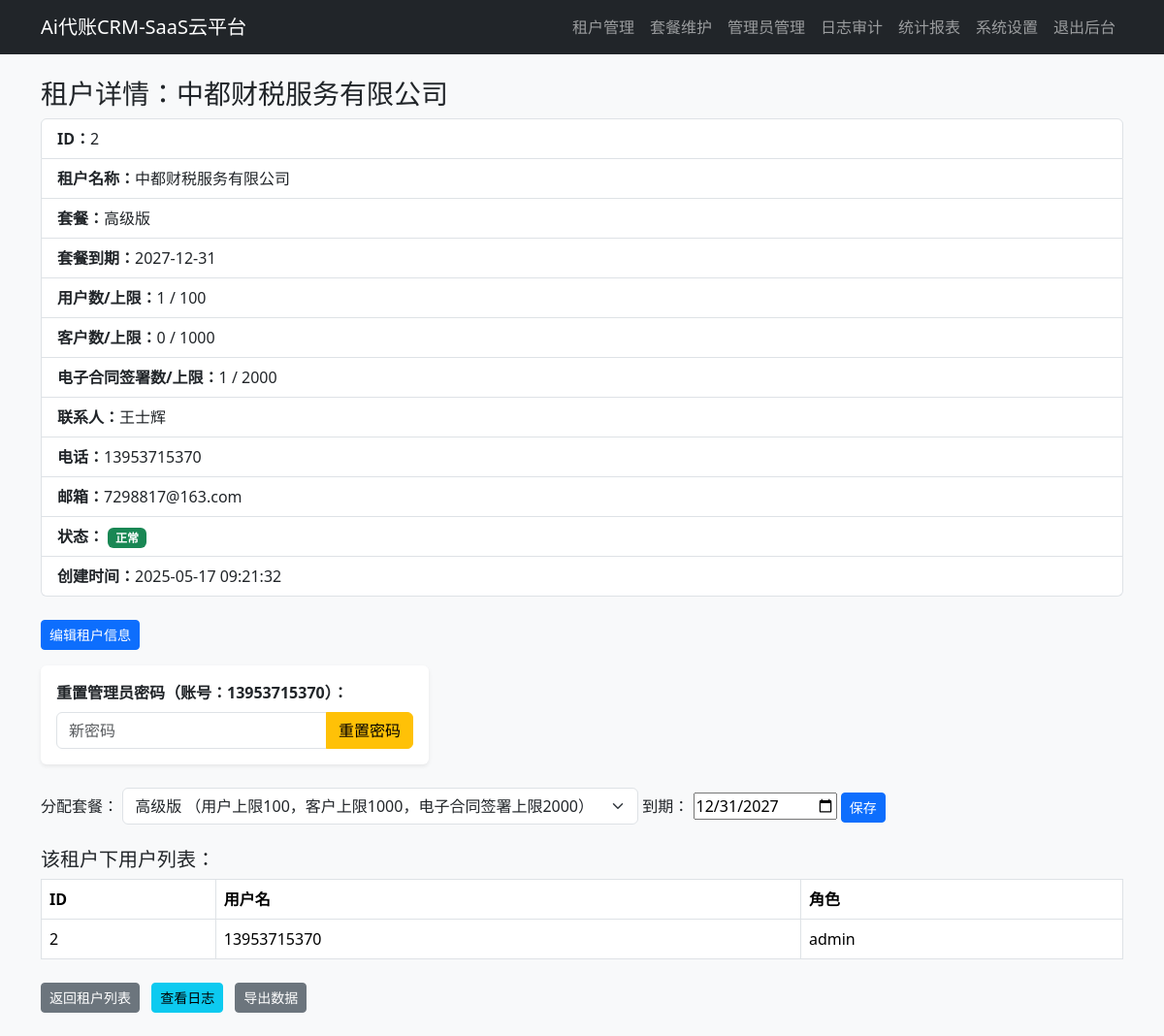
Page /platform_tenant_detail.php?id=2 (signed in) on the committed database.
### tables this page shows
CREATE TABLE `tenants` (
  `id` int(11) NOT NULL AUTO_INCREMENT,
  `name` varchar(255) NOT NULL,
  `contact_person` varchar(64) DEFAULT NULL,
  `contact_phone` varchar(32) DEFAULT NULL,
  `contact_email` varchar(128) DEFAULT NULL,
  `status` tinyint(1) DEFAULT '1',
  `is_deleted` tinyint(1) DEFAULT '0',
  `package_id` int(11) DEFAULT NULL,
  `package_expire` date DEFAULT NULL,
  `created_at` timestamp NULL DEFAULT CURRENT_TIMESTAMP,
  PRIMARY KEY (`id`),
  UNIQUE KEY `name` (`name`)
);

CREATE TABLE `tenant_packages` (
  `id` int(11) NOT NULL AUTO_INCREMENT,
  `name` varchar(32) NOT NULL,
  `max_users` int(11) DEFAULT NULL,
  `max_clients` int(11) DEFAULT NULL,
  `max_agreements` int(11) DEFAULT NULL,
  `price` decimal(10,2) DEFAULT '0.00',
  PRIMARY KEY (`id`)
);

CREATE TABLE `users` (
  `id` int(11) NOT NULL AUTO_INCREMENT,
  `tenant_id` int(11) NOT NULL,
  `username` varchar(64) NOT NULL,
  `password` varchar(255) NOT NULL,
  `role` varchar(50) DEFAULT 'user',
  PRIMARY KEY (`id`),
  UNIQUE KEY `uk_tenant_user` (`tenant_id`,`username`)
);

### public/platform_tenant_detail.php (the view, shortened to what this page needs)
<?php
require_once __DIR__.'/platform_utils.php';
$tenant_id = isset($_GET['id']) ? intval($_GET['id']) : 0;
$stmt = $db->prepare("SELECT t.*, tp.name as package_name, tp.max_users, tp.max_clients, tp.max_agreements
    FROM tenants t
    LEFT JOIN tenant_packages tp ON t.package_id=tp.id
    WHERE t.id=:id");
$stmt->bindValue(':id', $tenant_id, PDO::PARAM_INT);
$stmt->execute();
$tenant = $stmt->fetch(PDO::FETCH_ASSOC);
$stmt = $db->prepare("SELECT id, username, role FROM users WHERE tenant_id=:id");
$stmt->bindValue(':id', $tenant_id, PDO::PARAM_INT);
$stmt->execute();
$users = $stmt->fetchAll(PDO::FETCH_ASSOC);
$admin_user = null;
foreach ($users as $u) {
    if ($u['role'] === 'admin') {
        $admin_user = $u;
        break;
    }
}
$stmt = $db->prepare("SELECT COUNT(*) FROM contracts WHERE tenant_id=:tid");
$stmt->bindValue(':tid', $tenant_id, PDO::PARAM_INT);
$stmt->execute();
$client_count = $stmt->fetchColumn();
$stmt = $db->prepare("SELECT COUNT(*) FROM users WHERE tenant_id=:tid");
$stmt->bindValue(':tid', $tenant_id, PDO::PARAM_INT);
$stmt->execute();
$user_count = $stmt->fetchColumn();
$stmt = $db->prepare("SELECT COUNT(*) FROM contracts_agreement WHERE tenant_id=:tid");
$stmt->bindValue(':tid', $tenant_id, PDO::PARAM_INT);
$stmt->execute();
$agreement_count = $stmt->fetchColumn();
$pkglist = [];
try {
    $pkglist = $db->query("SELECT * FROM tenant_packages")->fetchAll(PDO::FETCH_ASSOC);
} catch(Exception $e) {
    $pkglist = [];
}
?>
<!DOCTYPE html>
<html>
<head>
    <link href="/bootstrap/css/bootstrap.min.css" rel="stylesheet">
</head>
<body class="bg-light">
<?php include('platform_navbar.php');?>
<div class="container mt-4">
    <h3>租户详情：<?=htmlspecialchars($tenant['name'])?></h3>
    <?php if(isset($_GET['edit']) && $_GET['edit']==='1'): ?>
    <form method="post" class="mb-4 bg-white p-3 rounded shadow-sm">
        <input type="hidden" name="edit_tenant" value="1">
        <div class="row g-2">
            <div class="col-md-3">
                <label class="form-label">租户名称 <span class="text-danger">*</span></label>
                <input class="form-control" name="name" value="<?=htmlspecialchars($tenant['name'])?>" required>
            </div>
            <div class="col-md-3">
                <label class="form-label">联系人</label>
                <input class="form-control" name="contact_person" value="<?=htmlspecialchars($tenant['contact_person'])?>">
            </div>
            <div class="col-md-3">
                <label class="form-label">电话</label>
                <input class="form-control" name="contact_phone" value="<?=htmlspecialchars($tenant['contact_phone'])?>">
            </div>
            <div class="col-md-3">
                <label class="form-label">邮箱</label>
                <input class="form-control" name="contact_email" value="<?=htmlspecialchars($tenant['contact_email'])?>">
            </div>
            <div class="col-md-12 mt-2">
                <button type="submit" class="btn btn-primary">保存</button>
                <a href="platform_tenant_detail.php?id=<?=$tenant_id?>" class="btn btn-secondary">取消</a>
            </div>
        </div>
    </form>
    <?php else: ?>
    <ul class="list-group mb-4">
        <li class="list-group-item"><b>ID：</b><?=htmlspecialchars($tenant['id'])?></li>
        <li class="list-group-item"><b>租户名称：</b><?=htmlspecialchars($tenant['name'])?></li>
        <li class="list-group-item"><b>套餐：</b><?=htmlspecialchars($tenant['package_name'] ?? '-')?></li>
        <li class="list-group-item"><b>套餐到期：</b><?=htmlspecialchars($tenant['package_expire'] ?? '-')?></li>
        <li class="list-group-item"><b>用户数/上限：</b><?=htmlspecialchars($user_count)?> / <?=isset($tenant['max_users']) && $tenant['max_users'] !== null ? $tenant['max_users'] : '-'?></li>
        <li class="list-group-item"><b>客户数/上限：</b><?=htmlspecialchars($client_count)?> / <?=isset($tenant['max_clients']) && $tenant['max_clients'] !== null ? $tenant['max_clients'] : '-'?></li>
        <li class="list-group-item"><b>电子合同签署数/上限：</b><?=htmlspecialchars($agreement_count)?> / <?=isset($tenant['max_agreements']) && $tenant['max_agreements'] !== null ? $tenant['max_agreements'] : '-'?></li>
        <li class="list-group-item"><b>联系人：</b><?=htmlspecialchars($tenant['contact_person'])?></li>
        <li class="list-group-item"><b>电话：</b><?=htmlspecialchars($tenant['contact_phone'])?></li>
        <li class="list-group-item"><b>邮箱：</b><?=htmlspecialchars($tenant['contact_email'])?></li>
        <li class="list-group-item"><b>状态：</b>
            <?php if(!empty($tenant['status'])): ?>
                <span class="badge bg-success">正常</span>
            <?php else: ?>
                <span class="badge bg-danger">禁用</span>
            <?php endif;?>
        </li>
        <li class="list-group-item"><b>创建时间：</b><?=htmlspecialchars($tenant['created_at'])?></li>
    </ul>
    <div class="mb-3">
        <a href="platform_tenant_detail.php?id=<?=$tenant_id?>&edit=1" class="btn btn-primary btn-sm">编辑租户信息</a>
    </div>
    <?php endif; ?>
    <?php if($admin_user): ?>
    <form method="post" class="mb-4 bg-white p-3 rounded shadow-sm" style="max-width:400px;">
        <div class="mb-2"><b>重置管理员密码（账号：<?=htmlspecialchars($admin_user['username'])?>）：</b></div>
        <div class="input-group">
            <input class="form-control" name="reset_password" type="password" required placeholder="新密码">
            <button class="btn btn-warning" type="submit" onclick="return confirm('确定要重置该管理员密码？');">重置密码</button>
        </div>
    </form>
    <?php endif; ?>
    <form method="post" class="mb-4" action="platform_tenant_package.php">
        <label>分配套餐：</label>
        <select name="package_id" class="form-select d-inline w-auto">
            <?php if(!empty($pkglist)): ?>
                <?php foreach($pkglist as $pkg): ?>
                <option value="<?=htmlspecialchars($pkg['id'])?>" <?=($tenant['package_id']==$pkg['id']?'selected':'')?>>
                    <?=htmlspecialchars($pkg['name'])?>
                    （用户上限<?=htmlspecialchars($pkg['max_users'])?>，客户上限<?=htmlspecialchars($pkg['max_clients'])?>，电子合同签署上限<?=htmlspecialchars($pkg['max_agreements'])?>）
                </option>
                <?php endforeach; ?>
            <?php endif; ?>
        </select>
        <label>到期：</label>
        <input type="date" name="package_expire" value="<?=htmlspecialchars($tenant['package_expire'] ?? '')?>">
        <button type="submit" class="btn btn-primary btn-sm">保存</button>
    </form>
    <h5>该租户下用户列表：</h5>
    <table class="table table-bordered mb-4">
        <tr><th>ID</th><th>用户名</th><th>角色</th></tr>
        <?php if(!empty($users)): ?>
            <?php foreach($users as $u):?>
            <tr>
                <td><?=htmlspecialchars($u['id'])?></td>
                <td><?=htmlspecialchars($u['username'])?></td>
                <td><?=htmlspecialchars($u['role'])?></td>
            </tr>
            <?php endforeach;?>
        <?php else: ?>
            <tr><td colspan="3" class="text-muted text-center">暂无用户</td></tr>
        <?php endif;?>
    </table>
    <div class="mb-4">
        <a href="platform_tenant_manage.php" class="btn btn-secondary btn-sm me-2">返回租户列表</a>
        <a href="platform_tenant_log.php?id=<?=htmlspecialchars($tenant['id'])?>" class="btn btn-info btn-sm me-2">查看日志</a>
        <a href="platform_tenant_export.php?id=<?=htmlspecialchars($tenant['id'])?>" class="btn btn-secondary btn-sm">导出数据</a>
    </div>
</div>
</body>
</html>

### rows in the picture
tenants: name "中都财税服务有限公司", id "2", tenant_packages.name "高级版", package_expire "2027-12-31", tenant_packages.max_users "100", tenant_packages.max_clients "1000", tenant_packages.max_agreements "2000", contact_person "王士辉", contact_phone "13953715370", contact_email "7298817@163.com", created_at "2025-05-17 09:21:32", package_id "高级版 （用户上限100，客户上限1000，电子合同签署上限2000）", package_expire "12/31/2027"
users: username "13953715370", id "2", role "admin"

### other values in the picture
$platform_name "Ai代账CRM-SaaS云平台"
$user_count "1"
$client_count "0"
$agreement_count "1"
